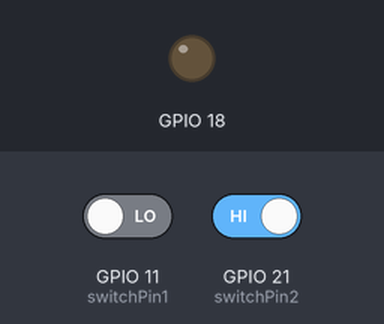
This program was run on a simulated Raspberry Pi (BCM pin numbers). Shown: output pins drawn as LEDs (lit = HIGH). The inputs (shaded band) are chosen by the test bench; at power-on: GPIO 11 (switchPin1) LOW, GPIO 21 (switchPin2) HIGH. What the program prints to the terminal is not drawn.

Above: at 1.2 s.
1.3 s: GPIO 11 (switchPin1) driven HIGH and GPIO 21 (switchPin2) driven LOW
At 2.5 s:
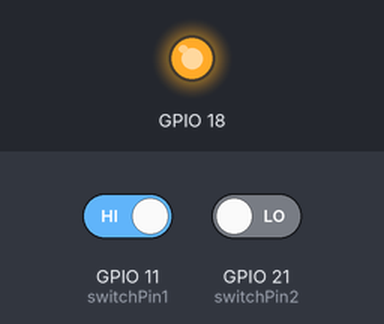
2.8 s: GPIO 21 (switchPin2) driven HIGH
At 3.6 s:
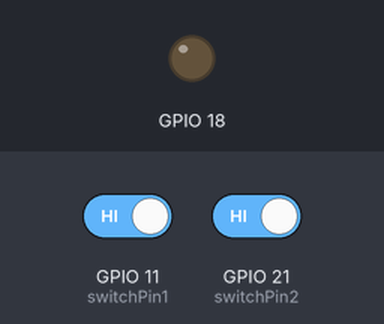
4.3 s: GPIO 21 (switchPin2) driven LOW
At 4.8 s:
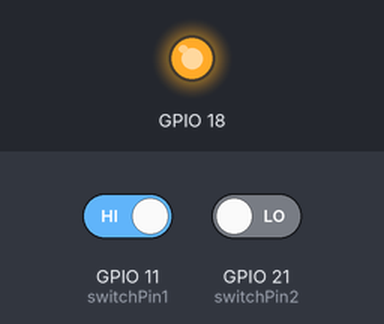
Timing chart, 0 to 7.3 s (numbered marks = the images above; inputs shaded):
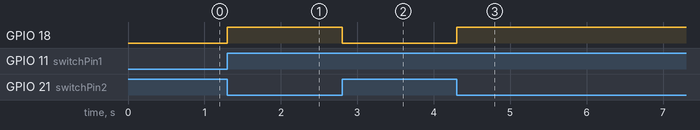

Measured:
- after the input at 1.3 s, GPIO 18: LOW → HIGH at once
- after the input at 2.8 s, GPIO 18: HIGH → LOW at once
- after the input at 4.3 s, GPIO 18: LOW → HIGH at once

The program:

input.py
```python
import RPi.GPIO as GPIO
import time

switchPin1 = 11
switchPin2 = 21
LED = 18

GPIO.setmode(GPIO.BCM)

GPIO.setup(switchPin1 ,GPIO.IN)
GPIO.setup(switchPin2 ,GPIO.IN)
GPIO.setup(18,GPIO.OUT)

try:
	while True:
		if (GPIO.input(switchPin1) == True)&(GPIO.input(switchPin2)==False):
			print("ON")
			GPIO.output(18, True)

		if GPIO.input(switchPin2) == True:
			print("OFF")
			GPIO.output(18,False)

except KeyboardInterrupt:
	GPIO.cleanup()
```
